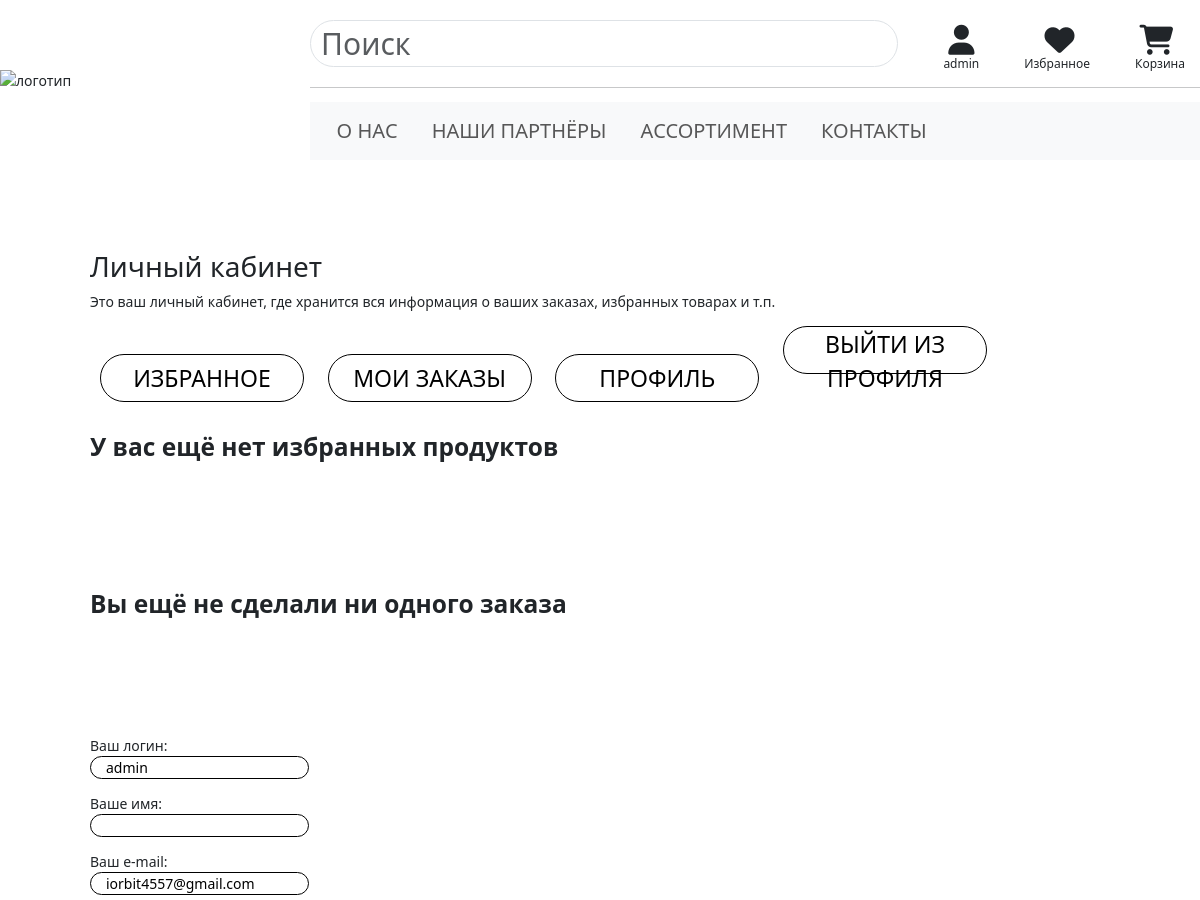
Before: /account/ (signed in, upper part) with the older database file.
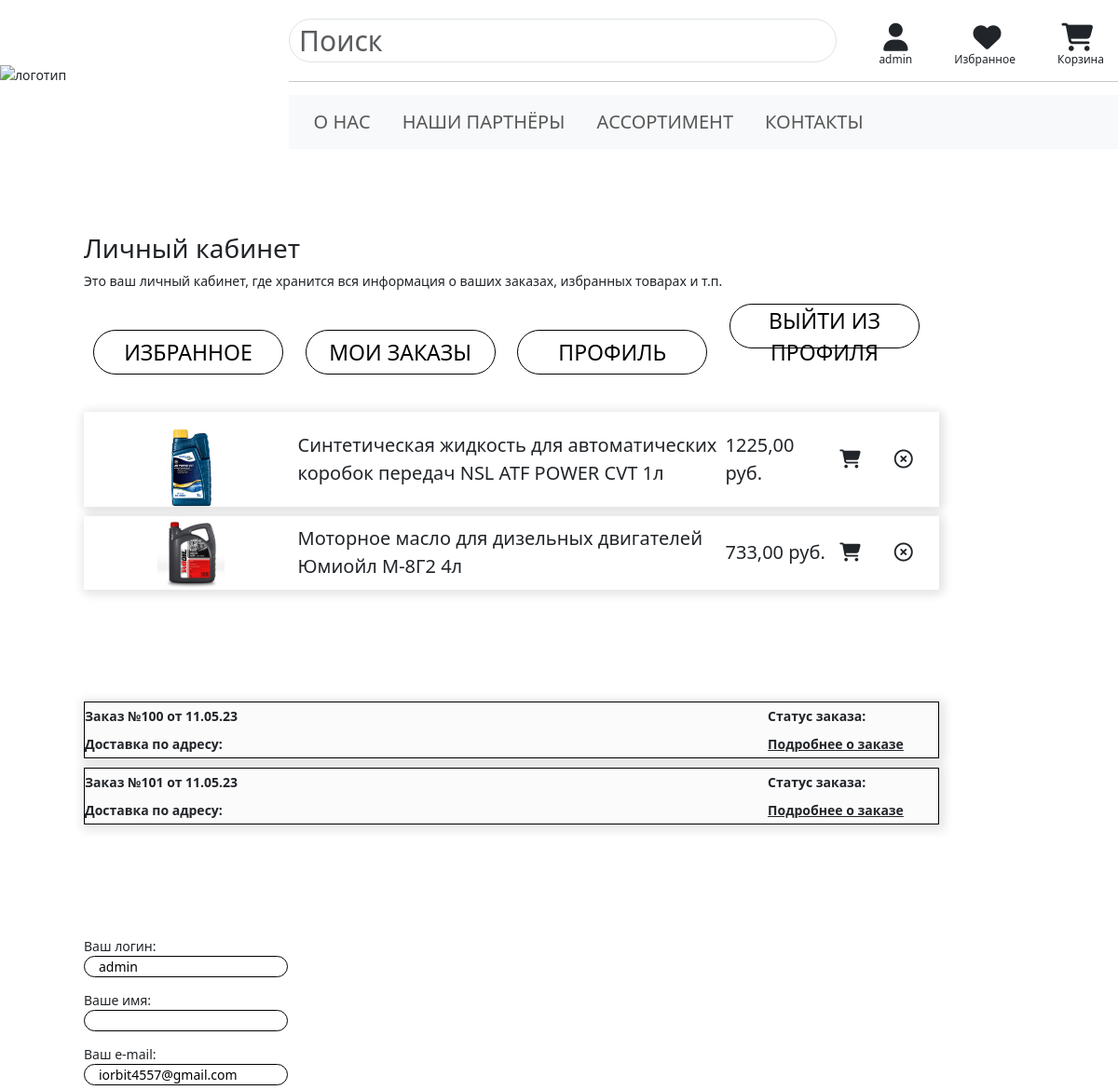
After: the same page with the newer database file.
### shop/models.py (models this page shows, shortened)
class Product(models.Model):
    code = models.CharField(max_length=100, primary_key=True, default=0, db_index=True)
    vendor_code = models.CharField(max_length=100, unique=True, null=True, blank=True, db_index=True)
    brand = models.ForeignKey(Brand, on_delete=models.CASCADE, null=True)
    name_m = models.CharField(max_length=200, null=True, db_index=True)
    name = models.CharField(max_length=200, db_index=True)
    visual_name = models.CharField(max_length=200, null=True, blank=True)
    category = models.ManyToManyField(Category)
    oiltype = models.ForeignKey(OilType, on_delete=models.CASCADE, blank=True, null=True)
    viscosity = models.ManyToManyField(Viscosity, blank=True, null=True)
    compound = models.ForeignKey(Compound, on_delete=models.CASCADE, blank=True, null=True)
    fuel = models.ManyToManyField(Fuel, blank=True)
    transmission = models.ManyToManyField(Transmission, blank=True)
    volume = models.IntegerField(null=True, blank=True)
    description = models.TextField(null=True, blank=True)
    stock = models.PositiveIntegerField(default=0)
    price = models.DecimalField(max_digits=10, decimal_places=2)
    available = models.BooleanField(default=True)
    security_pasport = models.CharField(max_length=300, null=True, blank=True)
    tech_desc = models.CharField(max_length=300, null=True, blank=True)
    img = ProcessedImageField(upload_to='shop/img/products',
                              processors=[ResizeToFit(245.69, 317.97)],
                              options={'quality': 90},null=True, blank=True)

### orders/models.py (models this page shows, shortened)
class Order(models.Model):
    user = models.ForeignKey(User, on_delete=models.CASCADE, null=True)
    type = models.CharField(max_length=200, null=True)
    full_name = models.CharField('Ф.И.О.', max_length=200, null=True)
    phone = models.CharField('Телефон', max_length=200, null=True)
    email = models.EmailField('Email', null=True)
    address = models.CharField('Адрес', max_length=250)
    postal_code = models.CharField('Почтовый индекс', max_length=20)
    way_to_get = models.CharField(max_length=200, null=True)
    created = models.DateTimeField(auto_now_add=True)
    updated = models.DateTimeField(auto_now=True)
    paid = models.BooleanField(default=False)

### account/views.py (the view)
# urls.py: path('', views.dashboard, name='dashboard'),
@login_required
def dashboard(request):
    favorite_products = Product.objects.filter(favorite__user=request.user)
    orders = models.Order.objects.filter(user=request.user)
    if request.method == 'POST':
        form = UserChangeForm(request.POST, instance=request.user)
        if form.is_valid():
            form.save()
    else:
        form = UserChangeForm(instance=request.user)
    data = {
        'favorite_products': favorite_products,
        'orders': orders,
        'form': form,
        'user': request.user,
        'section': 'dashboard',
    }
    return render(request, 'account/dashboard.html', data)

### cart/cart.py (called while the page is built)
    def __len__(self):
        return sum(item['quantity'] for item in self.cart.values())

### cart/context_processors.py (called while the page is built)
def cart(request):
    return {'cart': Cart(request)}

### account/templates/account/dashboard.html (shortened to what this page needs)
{% extends 'shop/base.html' %}
{% load static %}
{% block content %}
    <div class="dashboard">
        <div class="dashboard_body">
            <div class="dashboard_content">
                <h2>Личный кабинет</h2>
                <p>Это ваш личный кабинет, где хранится вся информация о ваших заказах, избранных товарах и т.п.</p>
                <div class="tabs">
                    <button class="tablinks" onclick="openTab(event, 'favorites')">Избранное</button>
                    <button class="tablinks" onclick="openTab(event, 'orders')">Мои заказы</button>
                    <button class="tablinks" onclick="openTab(event, 'profile')">Профиль</button>
                    <button class="tablinks" onclick="window.location.href='{% url 'logout' %}'">Выйти из профиля</button>
                </div>
                <div id="favorites" class="tab-content">
                    <div class="favorite_container">
                        <div class="favorite_body">
                            {% if favorite_products %}
                                <div class="favorite_items">
                                    {% for product in favorite_products %}
                                        <div class="favorite_item">
                                            <table class="favorite_positions">
                                                <tbody>
                                                <tr>
                                                    <td style="background: #FFFFFF"><img src="{{ product.img.url }}"
                                                                                         alt="">
                                                    </td>
                                                    <td style="background: #FFFFFF">{{ product.name }}</td>
                                                    <td style="background: #FFFFFF">{{ product.price }} руб.</td>
                                                    <td width="150px" style="background: #FFFFFF" align="right"><a
                                                            href="{% url 'add-fav-to-cart' product.code %}"><i
                                                            class="fa-solid fa-cart-shopping"></i></a></td>
                                                    <td width="150px" style="background: #FFFFFF" align="right"><a
                                                            href="{% url 'delete-favorite' product.code %}"><i
                                                            class="fa-regular fa-circle-xmark"></i></a></td>
                                                </tr>
                                                </tbody>
                                            </table>
                                        </div>
                                    {% endfor %}
                                </div>
                            {% else %}
                                <h3>У вас ещё нет избранных продуктов</h3>
                            {% endif %}
                        </div>
                    </div>
                </div>
                <div id="orders" class="tab-content">
                    <div id="orders-body">
                        {% if orders %}
                            {% for order in orders %}
                                <div class="order_item">
                                    <table class="order-positions">
                                        <tbody>
                                        <tr>
                                            <td>Заказ №{{ order.id }} от {{ order.created|date:"d.m.y" }}</td>
                                            <td>Статус заказа:</td>
                                        </tr>
                                        <tr>
                                            <td>Доставка по адресу: {{ order.address }}</td>
                                            <td><a href="{% url 'order-detail' order.id %}"><u>Подробнее о
                                                заказе</u></a></td>
                                        </tr>
                                        </tbody>
                                    </table>
                                </div>
                            {% endfor %}
                        {% else %}
                            <h3>Вы ещё не сделали ни одного заказа</h3>
                        {% endif %}
                    </div>
                </div>
                <div id="profile" class="tab-content">
                    <form method="post">
                        <p>Ваш логин: {{ form.username }}</p>
                        <p>Ваше имя: {{ form.first_name }}</p>
                        <p>Ваш e-mail: {{ form.email }}</p>
                    </form>
                </div>
            </div>
        </div>
    </div>
    </div>
{% endblock %}

### shop/templates/shop/base.html (shortened to what this page needs)
{% load static %}
<!DOCTYPE html>
<html lang="en">
<head>
    <link rel="stylesheet" href="{% static 'shop/css/reset.css' %}">
    <link rel="stylesheet" href="{% static 'shop/css/bootstrap.min.css' %}">
    <link rel="stylesheet" href="{% static 'shop/css/style.css' %}">
    <link rel="stylesheet"
          href="https://cdn.jsdelivr.net/npm/@fortawesome/fontawesome-free@6.2.1/css/fontawesome.min.css"
>
</head>
<header class="pc">
    <div class="header-body">
        <div class="logo">
            <img src="{% static 'shop/img/logo.svg' %}" alt="логотип">
        </div>
        <div class="nav">
            <div class="search">
                <div class="search_block">
                    <form action="{% url 'search' %}" , method="get" class="form-horizontal">
                        <input type="search" placeholder="Поиск" name="q" class="form-control">
                    </form>
                </div>
                <div class="buttons_block">
                    <div class="buttons">
                        <div class="login">
                            <div class="login-icon">
                                <a href="{% url 'dashboard' %}" class="pc-icon">
                                     <i class="fa-solid fa-user"></i>
                                </a>
                                <span class="login-label">
                                {% if request.user.is_authenticated %}
                                    {{ request.user.username}}
                                {% else %}
                                    <a href="{% url 'login' %}">Вход</a>
                                {% endif %}
                            </span>
                            </div>
                        </div>
                        <div class="favorite">
                                <div class="favorite-icon">
                                    <a href="{% url 'cart-detail' %}" class="pc-icon">
                                        <i class="fa-solid fa-heart"></i>
                                    </a>
                                    <div class="favorite-label">Избранное</div>
                                </div>
                        </div>
                        <div class="cart">
                            {% with total_items=cart|length %}
                                <div class="cart-icon">
                                    <a href="{% url 'cart-detail' %}" class="pc-icon">
                                        <i class="fa fa-shopping-cart"></i>
                                    </a>
                                    <div class="cart-label">Корзина</div>
                                </div>
                            {% endwith %}
                        </div>
                    </div>
                </div>
            </div>
            <hr>
            <nav class="navbar navbar-expand-lg navbar-light bg-light">
                <div class="collapse navbar-collapse" id="navbarNav">
                    <ul class="navbar-nav mr-auto">
                        <li class="nav-item">
                            <a class="nav-link" href="{% url 'about' %}">о нас</a>
                        </li>
                        <li class="nav-item">
                            <a class="nav-link" href="{% url 'partners' %}">наши партнёры</a>
                        </li>
                        <li class="nav-item">
                            <a class="nav-link" href="{% url 'assortment' %}">ассортимент</a>
                        </li>
                        <li class="nav-item">
                            <a class="nav-link" href="{% url 'contacts' %}">контакты</a>
                        </li>
                    </ul>
                </div>
            </nav>
        </div>
    </div>
</header>
<body>
<div class="main-content">
    {% block content %}
    {% endblock %}
</body>
</html>

### shop/static/shop/css/style.css (style rules this page uses)
html { position: relative; min-height: 100%; }
body { height: 100%; margin-right: 0; }
a { color: inherit; text-decoration: none; }
header { width: 100%; display: flex; align-items: center; justify-content: center; position: fixed; background: #FFFFFF; z-index: 9999; }
.header-body { width: 100%; display: flex; align-items: center; justify-content: center; }
.logo { width: 333px; }
.nav { width: 100%; display: block; margin-left: 62.5px; }
.search { width: 100%; display: flex; padding-top: 20px; }
.search_block { width: 100%; }
.buttons_block { width: 45%; display: flex; align-items: center; justify-content: center; }
.search_block input { height: 47px; font-size: 30px; border-radius: 25px; }
.search form { justify-content: left; }
.buttons { display: flex; justify-content: space-around; padding: 0 15px 0 15px; }
.buttons div { display: flex; margin-left: 15px; }
nav li { display: inline-block; text-transform: uppercase; padding-left: 150px; font-size: 30px; }
.login { display: flex; align-items: center; }
.login-icon { display: flex; flex-direction: column; align-items: center; margin-inside: 20px; }
.login-icon i { font-size: 30px; margin-top: 5px; }
.login-label { font-size: 12px; text-align: center; }
.favorite { display: flex; align-items: center; }
.favorite-icon { display: flex; flex-direction: column; align-items: center; margin-inside: 20px; }
.favorite-icon i { font-size: 30px; margin-top: 5px; padding-left: 20px; }
.favorite-label { font-size: 12px; text-align: center; }
.cart { display: flex; align-items: center; justify-content: center; }
.pc-icon { display: flex; align-items: center; justify-content: center; }
.cart-icon { display: flex; flex-direction: column; align-items: center; }
.cart-icon i { font-size: 30px; margin-top: 5px; padding-left: 8px; }
.cart-label { font-size: 12px; text-align: center; }
@media (max-width: 1772px) { .nav li { padding-left: 120px; } }
@media (max-width: 1638px) { .nav li { padding-left: 100px; } }
@media (max-width: 1558px) { .nav li { padding-left: 80px; } }
@media (max-width: 1478px) { .nav li { padding-left: 60px; } }
@media (max-width: 1398px) { .nav li { padding-left: 40px; } }
@media (max-width: 1318px) { .nav li { padding-left: 20px; } }
@media (max-width: 1238px) { .nav li { font-size: 20px; } }
.main-content { padding-top: 250px; }
.dashboard { width: 100%; display: flex; align-content: center; justify-content: center; }
.dashboard_body { width: 85%; }
.tabs { margin-bottom: 30px; }
.tablinks { border: 1px solid black; border-radius: 40px; width: 17vw; height: 4vw; background-color: white; color: black; font-size: 23px; text-align: center; text-transform: uppercase; margin: 0 10px 0 10px; }
.favorite_container { width: 100%; display: flex; align-items: center; justify-content: center; margin-bottom: 120px; }
.favorite_body { width: 100%; }
.favorite_items { width: 90%; }
.favorite_item { height: auto; background: #FBFBFB; box-shadow: 2px 2px 10px 4px rgba(0, 0, 0, 0.1); border-radius: 5px; font-size: 20px; }
.favorite_positions { width: 100%; table-layout: fixed; margin-top: 10px; }
.favorite_positions img { display: block; margin: auto auto; width: 6vw; }
.favorite_positions tr td i { display: block; text-align: center; }
.favorite_positions td:nth-of-type(1) { width: 6vw; }
.favorite_positions td:nth-of-type(2) { width: 12vw; }
.favorite_positions td:nth-of-type(3) { width: 3vw; }
.favorite_positions td:nth-of-type(4) { width: 1vw; }
.favorite_positions td:nth-of-type(5) { width: 2vw; }
#orders { width: 100%; display: flex; align-items: center; justify-content: center; margin-bottom: 110px; }
#orders-body { width: 100%; }
#profile { width: 100%; margin-bottom: 110px; }
#profile form p:nth-child(-n+4) input { display: flex; border: 1px solid black; border-radius: 30px; padding-left: 15px; }
.order-positions { width: 90%; border: 1px solid black; background: #FBFBFB; box-shadow: 2px 2px 10px 4px rgba(0, 0, 0, 0.1); margin-bottom: 10px; }
.order-positions td { font-weight: bold; }
.order-positions td:nth-child(1) { width: 80%; height: 30px; }

Changed rows visible on the page:
now on this page (row unchanged): Product: img (picture), name "Синтетическая жидкость для автоматических коробок передач NSL ATF POWER CVT 1л", price "1225,00"
now on this page (row unchanged): Product: img (picture), name "Моторное масло для дизельных двигателей Юмиойл М-8Г2 4л", price "733,00"
added Order: id "100", created "11.05.23"
added Order: id "101", created "11.05.23"
Other visible differences:
text no longer shown: "У вас ещё нет избранных продуктов Вы ещё не сделали ни одного заказа"
